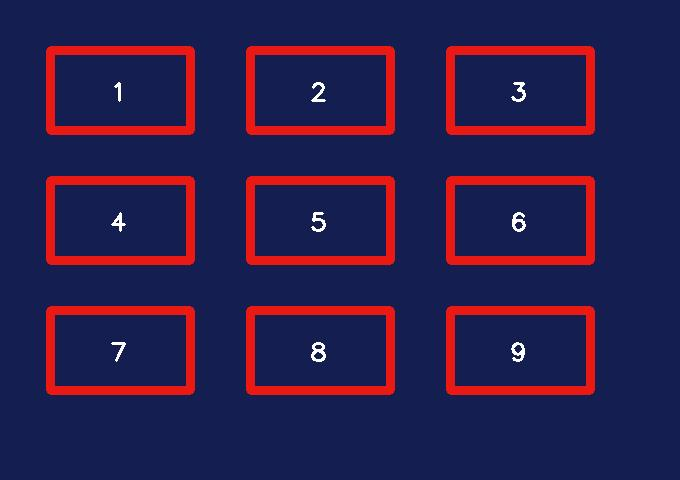
#> input picture .codex-task-0559/w2/test_geometry_preflight_applie0/49a17aa9-7eb1-4a5f-a410-1dddaacb8fef/00000000.jpg, 680 x 480 px
$ python -i geometry.py   (imports and definitions only)   (older library calls are emulated)
#> lines starting #> are read from the running program, lines starting #| are printed output that depends on the picture; after the words box and inside, x2 and y2 are one past the last pixel; in counts of white or black regions, pixels touching at a corner belong together
"""Classical page and 3 Ã— 3 board detection for normalized RGB images."""

from __future__ import annotations

import hashlib
import json
import statistics
from collections.abc import Mapping, Sequence
from dataclasses import dataclass, replace
from itertools import combinations, permutations
from pathlib import Path, PurePosixPath
from typing import Any, Literal, Protocol, cast

import cv2
import numpy as np
from numpy.typing import NDArray

DETECTOR_VERSION = "page-board-detector-v2"
EXPECTED_BOARD_COUNT = 9
MAX_BOARD_COUNT = 9
RED_LOW_1 = np.array((0, 80, 50), dtype=np.uint8)
RED_HIGH_1 = np.array((18, 255, 255), dtype=np.uint8)
RED_LOW_2 = np.array((165, 80, 50), dtype=np.uint8)
RED_HIGH_2 = np.array((179, 255, 255), dtype=np.uint8)


class GeometryDetectionError(ValueError):
    """Stable fatal error for detector orchestration."""

    def __init__(self, code: str, message: str) -> None:
        super().__init__(message)
        self.code = code


@dataclass(frozen=True, slots=True)
class Point:
    x: int
    y: int

    def to_dict(self) -> dict[str, int]:
        return {"x": self.x, "y": self.y}


Quad = tuple[Point, Point, Point, Point]


@dataclass(frozen=True, slots=True)
class BoardDetection:
    position_index: int
    quad: Quad
    bounding_box: tuple[int, int, int, int]
    red_border_score: float
    refined_from_grid: bool

    # [14 lines left out: function to_dict, not called in this run]


@dataclass(frozen=True, slots=True)
class DetectionResult:
    status: Literal["detected", "needs_review"]
    image_width: int
    image_height: int
    candidate_count: int
    page_quad: Quad | None
    boards: tuple[BoardDetection, ...]
    confidence: float
    confidence_components: Mapping[str, float]
    review_reasons: tuple[str, ...]
    layout_hypotheses: tuple[tuple[BoardDetection, ...], ...] = ()

    # [19 lines left out: function to_dict, not called in this run]


class PageBoardDetector(Protocol):
    """Port for replaceable page and board geometry."""

    version: str

    # [10 lines left out: function detect, not called in this run]


@dataclass(frozen=True, slots=True)
class _Candidate:
    x: int
    y: int
    width: int
    height: int
    red_border_score: float
    refined_from_grid: bool = False

    @property
    def center_x(self) -> float:
        return self.x + self.width / 2

    @property
    def center_y(self) -> float:
        return self.y + self.height / 2


def _odd_at_least(value: float, minimum: int) -> int:
    rounded = max(minimum, int(round(value)))
    return rounded if rounded % 2 == 1 else rounded + 1


def _red_mask(
    rgb_image: NDArray[np.uint8],
    *,
    minimum_red_saturation: int = 80,
    minimum_red_value: int = 50,
) -> NDArray[np.uint8]:
    height, width = rgb_image.shape[:2]
    hsv = cv2.cvtColor(rgb_image, cv2.COLOR_RGB2HSV)
    mask = cv2.bitwise_or(
        cv2.inRange(
            hsv,
            np.array((0, minimum_red_saturation, minimum_red_value), dtype=np.uint8),
            RED_HIGH_1,
        ),
        cv2.inRange(
            hsv,
            np.array((165, minimum_red_saturation, minimum_red_value), dtype=np.uint8),
            RED_HIGH_2,
        ),
    )
    kernel = cv2.getStructuringElement(
        cv2.MORPH_RECT,
        (
            _odd_at_least(width * 0.011, 3),
            _odd_at_least(height * 0.0055, 3),
        ),
    )
    return cast(
        NDArray[np.uint8],
        cv2.morphologyEx(mask, cv2.MORPH_CLOSE, kernel, iterations=2),
    )


def _border_score(mask: NDArray[np.uint8], candidate: _Candidate) -> float:
    roi = mask[
        candidate.y : candidate.y + candidate.height,
        candidate.x : candidate.x + candidate.width,
    ]
    if roi.size == 0:
        return 0.0
    border_y = max(2, candidate.height // 10)
    border_x = max(2, candidate.width // 16)
    border = np.zeros(roi.shape, dtype=np.bool_)
    border[:border_y, :] = True
    border[-border_y:, :] = True
    border[:, :border_x] = True
    border[:, -border_x:] = True
    return round(float(np.mean(roi[border] > 0)), 6)


def _initial_candidates(mask: NDArray[np.uint8]) -> list[_Candidate]:
    image_height, image_width = mask.shape
    image_area = image_width * image_height
    contours, _ = cv2.findContours(mask, cv2.RETR_EXTERNAL, cv2.CHAIN_APPROX_SIMPLE)
    candidates: list[_Candidate] = []
    for contour in contours:
        x, y, width, height = cv2.boundingRect(contour)
        area_ratio = width * height / image_area
        aspect_ratio = width / height
        if 0.008 <= area_ratio <= 0.06 and 1.15 <= aspect_ratio <= 2.7:
            candidate = _Candidate(
                x=x,
                y=y,
                width=width,
                height=height,
                red_border_score=0.0,
            )
            candidates.append(replace(candidate, red_border_score=_border_score(mask, candidate)))
    return candidates


# [56 lines left out: functions _positive_integral, _rectangle_positive_count, _refinement_window_densities, not called in this run]


def _row_major(candidates: Sequence[_Candidate]) -> list[list[_Candidate]]:
    by_y = sorted(candidates, key=lambda candidate: (candidate.center_y, candidate.center_x))
    return [
        sorted(by_y[offset : offset + 3], key=lambda candidate: candidate.center_x)
        for offset in (0, 3, 6)
    ]


# [385 lines left out: functions _search_refined_candidate, _cluster_axis, _recover_partial_grid_hypotheses, _recover_expected_grid, not called in this run]


def _refine_outliers(
    mask: NDArray[np.uint8],
    rows: list[list[_Candidate]],
) -> list[list[_Candidate]]:
    flat = [candidate for row in rows for candidate in row]
    median_width = statistics.median(candidate.width for candidate in flat)
    median_height = statistics.median(candidate.height for candidate in flat)
    column_centers = [
        statistics.median(rows[row][column].center_x for row in range(3)) for column in range(3)
    ]
    row_centers = [statistics.median(candidate.center_y for candidate in row) for row in rows]
    column_widths = [
        int(
            round(
                statistics.median(
                    rows[row][column].width
                    for row in range(3)
                    if rows[row][column].width <= median_width * 1.45
                )
            )
        )
        for column in range(3)
    ]
    row_heights = [
        int(
            round(
                statistics.median(
                    candidate.height
                    for candidate in row
                    if candidate.height <= median_height * 1.45
                )
            )
        )
        for row in rows
    ]
    refined_rows: list[list[_Candidate]] = []
    positive_integral: NDArray[np.int32] | None = None
    for row_index, row in enumerate(rows):
        refined_row: list[_Candidate] = []
        for column_index, candidate in enumerate(row):
            if candidate.width > median_width * 1.45 or candidate.height > median_height * 1.45:
                if positive_integral is None:
                    positive_integral = _positive_integral(mask)
                candidate = _search_refined_candidate(
                    mask,
                    center_x=column_centers[column_index],
                    center_y=row_centers[row_index],
                    target_width=column_widths[column_index],
                    target_height=row_heights[row_index],
                    positive_integral=positive_integral,
                )
            refined_row.append(candidate)
        refined_rows.append(refined_row)
    return refined_rows


def _candidate_quad(mask: NDArray[np.uint8], candidate: _Candidate) -> Quad:
    roi = mask[
        candidate.y : candidate.y + candidate.height,
        candidate.x : candidate.x + candidate.width,
    ]
    y_values, x_values = np.nonzero(roi)
    if len(x_values) < 4:
        return (
            Point(candidate.x, candidate.y),
            Point(candidate.x + candidate.width - 1, candidate.y),
            Point(
                candidate.x + candidate.width - 1,
                candidate.y + candidate.height - 1,
            ),
            Point(candidate.x, candidate.y + candidate.height - 1),
        )
    points = np.column_stack((x_values + candidate.x, y_values + candidate.y)).astype(np.int32)
    sums = points[:, 0] + points[:, 1]
    differences = points[:, 0] - points[:, 1]
    return (
        Point(*map(int, points[int(np.argmin(sums))])),
        Point(*map(int, points[int(np.argmax(differences))])),
        Point(*map(int, points[int(np.argmax(sums))])),
        Point(*map(int, points[int(np.argmin(differences))])),
    )


def _overlap(first: _Candidate, second: _Candidate) -> bool:
    return not (
        first.x + first.width <= second.x
        or second.x + second.width <= first.x
        or first.y + first.height <= second.y
        or second.y + second.height <= first.y
    )


def _page_quad(
    boards: Sequence[BoardDetection],
    image_width: int,
    image_height: int,
) -> Quad:
    x_values = [point.x for board in boards for point in board.quad]
    y_values = [point.y for board in boards for point in board.quad]
    margin_x = int(round(image_width * 0.02))
    margin_y = int(round(image_height * 0.02))
    left = max(0, min(x_values) - margin_x)
    top = max(0, min(y_values) - margin_y)
    right = min(image_width - 1, max(x_values) + margin_x)
    bottom = min(image_height - 1, max(y_values) + margin_y)
    return (
        Point(left, top),
        Point(right, top),
        Point(right, bottom),
        Point(left, bottom),
    )


# [9 lines left out: function _candidate_bounding_quad, not called in this run]


class ClassicalPageBoardDetector:
    """HSV/contour detector for the explicitly supported red-frame 3 Ã— 3 page."""

    version = DETECTOR_VERSION

    def __init__(
        self,
        *,
        minimum_red_saturation: int = 80,
        minimum_red_value: int = 50,
    ) -> None:
        if not 0 <= minimum_red_saturation <= 255:
            raise ValueError("minimum_red_saturation must be between 0 and 255")
        if not 0 <= minimum_red_value <= 255:
            raise ValueError("minimum_red_value must be between 0 and 255")
        self._minimum_red_saturation = minimum_red_saturation
        self._minimum_red_value = minimum_red_value

    def detect(
        self,
        rgb_image: NDArray[np.uint8],
        *,
        expected_board_count: int = EXPECTED_BOARD_COUNT,
        allow_grid_recovery: bool = False,
        allow_occluded_grid_recovery: bool = False,
        allow_partial_grid_recovery: bool = False,
    ) -> DetectionResult:
        if rgb_image.ndim != 3 or rgb_image.shape[2] != 3 or rgb_image.dtype != np.uint8:
            raise GeometryDetectionError(
                "PAGE_DETECTOR_INVALID_IMAGE",
                "Detector input must be an RGB uint8 image.",
            )
        if not 1 <= expected_board_count <= MAX_BOARD_COUNT:
            raise GeometryDetectionError(
                "PAGE_DETECTOR_EXPECTED_BOARD_COUNT_INVALID",
                "Expected board count must be between 1 and 9.",
            )
        image_height, image_width = rgb_image.shape[:2]
        mask = _red_mask(
            rgb_image,
            minimum_red_saturation=self._minimum_red_saturation,
            minimum_red_value=self._minimum_red_value,
        )
        candidates = _initial_candidates(mask)
        if len(candidates) != expected_board_count:
            recovered = (
                _recover_expected_grid(
                    mask,
                    candidates,
                    expected_board_count=expected_board_count,
                    allow_occluded_cells=allow_occluded_grid_recovery,
                )
                if allow_grid_recovery
                else None
            )
            if recovered is not None:
                return self._detected_recovered(
                    mask,
                    recovered,
                    image_width=image_width,
                    image_height=image_height,
                    candidate_count=len(candidates),
                )
            partial_hypotheses = (
                _recover_partial_grid_hypotheses(
                    mask,
                    candidates,
                    expected_board_count=expected_board_count,
                )
                if allow_partial_grid_recovery
                else ()
            )
            if partial_hypotheses:
                return self._detected_recovered(
                    mask,
                    partial_hypotheses[0],
                    image_width=image_width,
                    image_height=image_height,
                    candidate_count=len(candidates),
                    layout_hypotheses=partial_hypotheses,
                )
            confidence = round(
                min(len(candidates), expected_board_count) / expected_board_count,
                6,
            )
            return DetectionResult(
                status="needs_review",
                image_width=image_width,
                image_height=image_height,
                candidate_count=len(candidates),
                page_quad=None,
                boards=(),
                confidence=confidence,
                confidence_components={"candidateCount": confidence},
                review_reasons=("BOARD_CANDIDATE_COUNT",),
            )

        if expected_board_count != EXPECTED_BOARD_COUNT:
            recovered = _recover_expected_grid(
                mask,
                candidates,
                expected_board_count=expected_board_count,
                allow_occluded_cells=allow_occluded_grid_recovery,
            )
            if recovered is None:
                return DetectionResult(
                    status="needs_review",
                    image_width=image_width,
                    image_height=image_height,
                    candidate_count=len(candidates),
                    page_quad=None,
                    boards=(),
                    confidence=0.0,
                    confidence_components={"candidateCount": 1.0},
                    review_reasons=("BOARD_EXPECTED_GRID_RECOVERY_FAILED",),
                )
            return self._detected_recovered(
                mask,
                recovered,
                image_width=image_width,
                image_height=image_height,
                candidate_count=len(candidates),
            )

        rows = _refine_outliers(mask, _row_major(candidates))
        ordered = [candidate for row in rows for candidate in row]
        median_width = statistics.median(candidate.width for candidate in ordered)
        median_height = statistics.median(candidate.height for candidate in ordered)
        width_ratio = max(candidate.width for candidate in ordered) / median_width
        minimum_width_ratio = min(candidate.width for candidate in ordered) / median_width
        height_ratio = max(candidate.height for candidate in ordered) / median_height
        minimum_height_ratio = min(candidate.height for candidate in ordered) / median_height
        row_spread = max(
            (max(item.center_y for item in row) - min(item.center_y for item in row))
            / median_height
            for row in rows
        )
        column_spread = max(
            (
                max(rows[row][column].center_x for row in range(3))
                - min(rows[row][column].center_x for row in range(3))
            )
            / median_width
            for column in range(3)
        )
        overlaps = any(
            _overlap(ordered[first], ordered[second])
            for first in range(len(ordered))
            for second in range(first + 1, len(ordered))
        )
        reasons: list[str] = []
        if (
            width_ratio > 1.5
            or minimum_width_ratio < 0.65
            or height_ratio > 1.5
            or minimum_height_ratio < 0.65
        ):
            reasons.append("BOARD_GRID_SIZE_INCONSISTENT")
        if row_spread > 0.45:
            reasons.append("BOARD_GRID_ROW_ALIGNMENT")
        if column_spread > 0.18:
            reasons.append("BOARD_GRID_COLUMN_ALIGNMENT")
        if overlaps:
            reasons.append("BOARD_GRID_OVERLAP")

        size_consistency = max(
            0.0,
            1.0
            - (
                abs(width_ratio - 1)
                + abs(1 - minimum_width_ratio)
                + abs(height_ratio - 1)
                + abs(1 - minimum_height_ratio)
            )
            / 2,
        )
        row_alignment = max(0.0, 1.0 - row_spread / 0.45)
        column_alignment = max(0.0, 1.0 - column_spread / 0.18)
        border_evidence = statistics.mean(candidate.red_border_score for candidate in ordered)
        refinement_stability = 1.0 - sum(candidate.refined_from_grid for candidate in ordered) / 18
        components = {
            "borderEvidence": round(border_evidence, 6),
            "columnAlignment": round(column_alignment, 6),
            "refinementStability": round(refinement_stability, 6),
            "rowAlignment": round(row_alignment, 6),
            "sizeConsistency": round(size_consistency, 6),
        }
        confidence = round(statistics.mean(components.values()), 6)
        if reasons and allow_grid_recovery:
            recovered = _recover_expected_grid(
                mask,
                candidates,
                expected_board_count=expected_board_count,
                allow_occluded_cells=allow_occluded_grid_recovery,
            )
            if recovered is not None:
                return self._detected_recovered(
                    mask,
                    recovered,
                    image_width=image_width,
                    image_height=image_height,
                    candidate_count=len(candidates),
                )
        if reasons:
            return DetectionResult(
                status="needs_review",
                image_width=image_width,
                image_height=image_height,
                candidate_count=len(candidates),
                page_quad=None,
                boards=(),
                confidence=confidence,
                confidence_components=components,
                review_reasons=tuple(reasons),
            )

        boards = tuple(
            BoardDetection(
                position_index=index,
                quad=_candidate_quad(mask, candidate),
                bounding_box=(
                    candidate.x,
                    candidate.y,
                    candidate.width,
                    candidate.height,
                ),
                red_border_score=candidate.red_border_score,
                refined_from_grid=candidate.refined_from_grid,
            )
            for index, candidate in enumerate(ordered)
        )
        return DetectionResult(
            status="detected",
            image_width=image_width,
            image_height=image_height,
            candidate_count=len(candidates),
            page_quad=_page_quad(boards, image_width, image_height),
            boards=boards,
            confidence=confidence,
            confidence_components=components,
            review_reasons=(),
        )

    # [53 lines left out: function _detected_recovered, not called in this run]


@dataclass(frozen=True, slots=True)
class CorpusDetection:
    source_checksum_sha256: str
    normalized_relative_path: str
    overlay_relative_path: str
    overlay_checksum_sha256: str
    result: DetectionResult

    # [8 lines left out: function to_dict, not called in this run]


@dataclass(frozen=True, slots=True)
class CorpusDetectionReport:
    normalization_report_sha256: str
    detections: tuple[CorpusDetection, ...]

    # [323 lines left out: functions to_dict, to_json_bytes, _mapping, _sequence, _text, _safe_artifact_path and 4 more, not called in this run]

>>> import cv2
>>> picture = cv2.cvtColor(cv2.imread('../../../../../.codex-task-0559/w2/test_geometry_preflight_applie0/49a17aa9-7eb1-4a5f-a410-1dddaacb8fef/00000000.jpg'), cv2.COLOR_BGR2RGB)
>>> result = ClassicalPageBoardDetector().detect(picture)
#> in _red_mask, `mask = cv2.bitwise_or( cv2.inRange( hsv, np.array((0, minimum_red_satu..`:
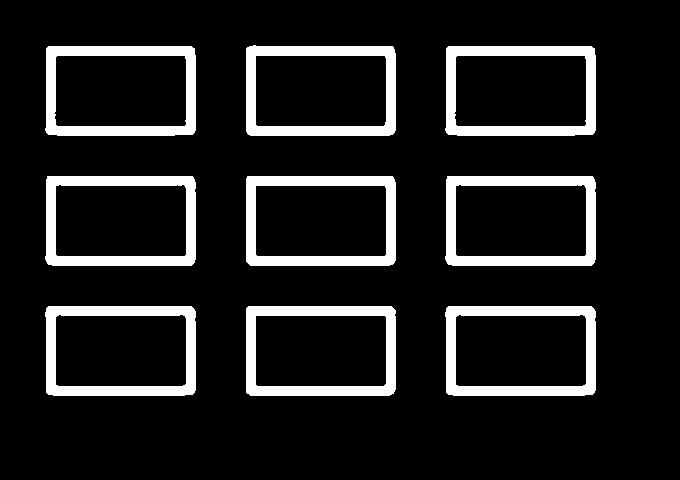
#> mask: shape (480, 680); 12% white; 9 white regions, largest, box (x1, y1, x2, y2) and area: (246, 45, 396, 136) 4375, (246, 176, 396, 266) 4369, (246, 306, 396, 396) 4366
#> in _initial_candidates, `contours, _ = cv2.findContours(mask, cv2.RETR_EXTERNAL, cv2.CHAIN_APPR..`: contours = 9 contours; largest, box (x1, y1, x2, y2) and area: (445, 176, 596, 266) 13236, (45, 176, 196, 266) 13236, (246, 45, 396, 136) 13234, (246, 176, 396, 266) 13232, (445, 306, 596, 396) 13230
#> the loop in _initial_candidates, `for contour in contours:` made 9 passes
#> (x, y, width, height, area_ratio, aspect_ratio) on passes 1 to 8: (445, 306, 151, 90, 0.0416, 1.68), (246, 306, 150, 90, 0.0414, 1.67), (45, 306, 151, 90, 0.0416, 1.68), (445, 176, 151, 90, 0.0416, 1.68), (246, 176, 150, 90, 0.0414, 1.67), (45, 176, 151, 90, 0.0416, 1.68), (445, 46, 151, 90, 0.0416, 1.68), (45, 46, 151, 90, 0.0416, 1.68)
#> pass 1, in _border_score, `roi = mask[ candidate.y : candidate.y + candidate.height, candidate.x ..`:
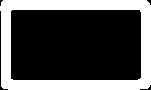
#> roi: shape (90, 151); 32.2% white; 1 white region, box (x1, y1, x2, y2) and area: (0, 0, 151, 90) 4372
#> after the loop in _initial_candidates, `for contour in contours:`: candidates = 9 items
#> (the rest of the program and of its run is left out)
